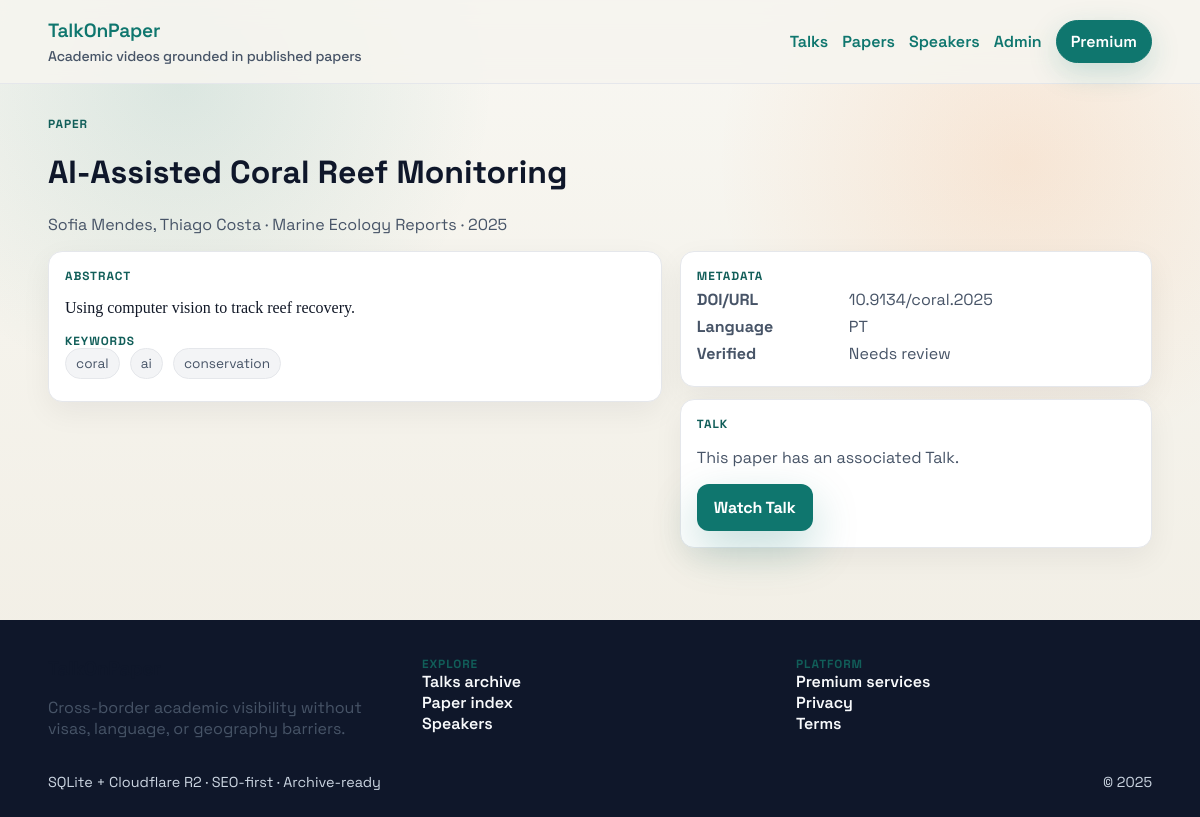
The app's page /papers/6 with its own data.
### talkonpaper/models.py (models this page shows)
class TimestampMixin:
    created_at = db.Column(db.DateTime, nullable=False, default=datetime.utcnow)
    updated_at = db.Column(
        db.DateTime,
        nullable=False,
        default=datetime.utcnow,
        onupdate=datetime.utcnow,
    )

class Paper(TimestampMixin, db.Model):
    __tablename__ = "papers"
    id = db.Column(db.Integer, primary_key=True)
    title = db.Column(db.String(500), nullable=False, index=True)
    abstract = db.Column(db.Text, nullable=False)
    authors = db.Column(db.Text, nullable=False)
    doi_or_url = db.Column(db.String(255), nullable=False, unique=True, index=True)
    journal_or_publisher = db.Column(db.String(255), nullable=True, index=True)
    publication_year = db.Column(db.Integer, nullable=False, index=True)
    language_original = db.Column(db.String(50), nullable=False, default="en")
    keywords = db.Column(db.String(255), nullable=True)
    pdf_object_key = db.Column(db.String(255), nullable=True)
    talk = db.relationship(
        "Talk", back_populates="paper", uselist=False, cascade="all, delete-orphan"
    )
    def verified_reference(self) -> bool:
        doi_like = re.compile(r"^10\\.\\d{4,9}/[-._;()/:A-Z0-9]+$", re.IGNORECASE)
        url_like = re.compile(r"^https?://")
        return bool(doi_like.match(self.doi_or_url) or url_like.match(self.doi_or_url))

### talkonpaper/routes.py (the view)
@main_bp.route("/papers/<int:paper_id>")
def paper_detail(paper_id: int):
    paper = Paper.query.filter_by(id=paper_id).first_or_404()
    return render_template(
        "paper_detail.html",
        paper=paper,
        canonical_url=canonical_path(request.path),
    )

### talkonpaper/__init__.py (called while the page is built)
def _register_template_globals(app: Flask) -> None:
    @app.context_processor
    def inject_site_meta():
        return {
            "site_name": "TalkOnPaper",
            "site_tagline": "Cross-border academic visibility without visas, language, or geography barriers",
            "cdn_base_url": os.environ.get("CDN_BASE_URL", ""),
        }

### talkonpaper/models.py (called while the page is built)
    @property
    def slug(self) -> str:
        return re.sub(r"[^a-z0-9]+", "-", self.title.lower()).strip("-")

### talkonpaper/routes.py (called while the page is built, shortened)
def canonical_path(path: str) -> str:
    host = current_app.config.get("DEFAULT_CANONICAL_HOST", "").rstrip("/")
    return f"{host}{path}"

def _seed_sample_data() -> None:
    global _seeded
    if _seeded or not current_app.config.get("ENABLE_SAMPLE_DATA", False):
        return

@main_bp.before_app_request
def before_request():
    _seed_sample_data()

### templates/paper_detail.html
{% extends "base.html" %}
{% block content %}
  <div class="container">
    <p class="eyebrow">Paper</p>
    <h1>{{ paper.title }}</h1>
    <p class="muted">{{ paper.authors }} · {{ paper.journal_or_publisher or "Published research" }} · {{ paper.publication_year }}</p>
    <div class="two-col">
      <div class="surface">
        <p class="eyebrow">Abstract</p>
        <p class="serif">{{ paper.abstract }}</p>
        {% if paper.keywords %}
          <p class="eyebrow">Keywords</p>
          {% for kw in paper.keywords.split(",") %}
            <span class="chip">{{ kw.strip() }}</span>
          {% endfor %}
        {% endif %}
      </div>
      <div class="stack">
        <div class="surface">
          <p class="eyebrow">Metadata</p>
          <div class="data-row"><strong>DOI/URL</strong><span class="muted">{{ paper.doi_or_url }}</span></div>
          <div class="data-row"><strong>Language</strong><span>{{ paper.language_original|upper }}</span></div>
          <div class="data-row"><strong>Verified</strong><span>{{ "Yes" if paper.verified_reference() else "Needs review" }}</span></div>
        </div>
        <div class="surface">
          <p class="eyebrow">Talk</p>
          {% if paper.talk %}
            <p class="muted">This paper has an associated Talk.</p>
            <a class="btn primary" href="{{ url_for('main.talk_detail', talk_id=paper.talk.id, slug=paper.talk.slug) }}">Watch Talk</a>
          {% else %}
            <p class="muted">Talk not yet created.</p>
            <a class="btn ghost" href="{{ url_for('main.premium') }}">Request dubbing</a>
          {% endif %}
        </div>
      </div>
    </div>
  </div>
{% endblock %}

### static/css/main.css (style rules this page uses)
:root { --bg: #f6f4ef; --text: #0f172a; --muted: #475467; --surface: #ffffff; --border: #e5e7eb; --accent: #0f766e; --accent-strong: #115e59; --accent-secondary: #f97316; --shadow: 0 24px 60px rgba(15, 23, 42, 0.12); color-scheme: light; }
* { box-sizing: border-box; }
body { margin: 0; font-family: "Space Grotesk", "Manrope", system-ui, -apple-system, sans-serif; background: radial-gradient(circle at 15% 10%, rgba(15, 118, 110, 0.12), transparent 25%), radial-gradient(circle at 85% 20%, rgba(249, 115, 22, 0.12), transparent 25%), linear-gradient(180deg, #f8f7f2 0%, #f2efe6 80%); color: var(--text); min-height: 100vh; }
a { color: var(--accent); text-decoration: none; font-weight: 600; }
.container { width: min(1180px, 92%); margin: 0 auto; }
.eyebrow { text-transform: uppercase; letter-spacing: 0.08em; font-size: 0.74rem; color: var(--accent-strong); font-weight: 800; margin: 0; }
.btn { display: inline-flex; align-items: center; justify-content: center; padding: 12px 16px; border-radius: 12px; border: 1px solid transparent; font-weight: 800; letter-spacing: -0.01em; transition: all 0.18s ease; cursor: pointer; }
.btn.primary { background: var(--accent); color: #ffffff; box-shadow: 0 18px 45px rgba(15, 118, 110, 0.25); }
.muted { color: var(--muted); }
.data-row { display: grid; grid-template-columns: 140px 1fr; gap: 12px; margin: 6px 0; color: var(--muted); }
.stack { display: grid; gap: 12px; }
.surface { background: var(--surface); border: 1px solid var(--border); border-radius: 14px; padding: 16px; box-shadow: 0 10px 30px rgba(15, 23, 42, 0.06); }
.two-col { display: grid; grid-template-columns: 1.3fr 1fr; gap: 18px; align-items: start; }
.chip { display: inline-flex; padding: 6px 10px; border-radius: 999px; background: #f3f4f6; border: 1px solid var(--border); color: var(--muted); font-size: 0.85rem; margin-right: 6px; margin-bottom: 6px; }
.serif { font-family: "Source Serif 4", "Georgia", serif; color: #111827; }

### records on screen
Paper: title "AI-Assisted Coral Reef Monitoring", authors "Sofia Mendes, Thiago Costa", journal_or_publisher "Marine Ecology Reports", publication_year "2025", abstract "Using computer vision to track reef recovery.", doi_or_url "10.9134/coral.2025", language_original "PT", doi_or_url "Needs review"

### other values on screen
{{ kw.strip() }} "coral" "ai" "conservation"
{{ 2025 }} "2025"
